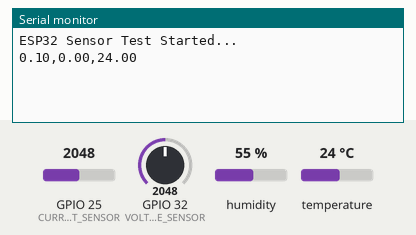
The sketch below on a simulated ESP32. Shown: the last lines printed to the serial monitor. Inputs (shaded band) come from the test bench; at power-on: temperature 24 °C, GPIO 25 (CURRENT_SENSOR) = 2048, GPIO 32 (VOLTAGE_SENSOR) = 2048, humidity 55 % (analog values on the 0–4095 scale).

Above: at 2.2 s.
2.3 s: temperature set to 12 °C
At 3.5 s:
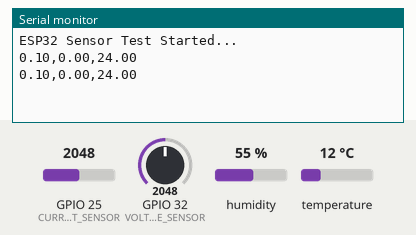
3.8 s: GPIO 25 (CURRENT_SENSOR) set to 2866
At 3.8 s:
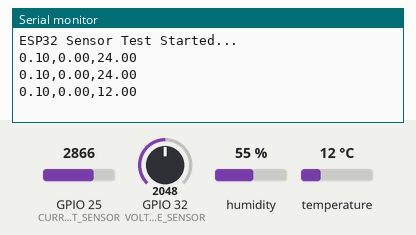
5.3 s: GPIO 32 (VOLTAGE_SENSOR) set to 2866
At 6.6 s:
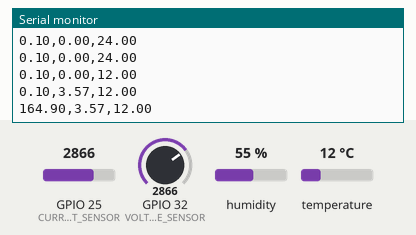
6.8 s: temperature set to 19 °C
At 7.9 s:
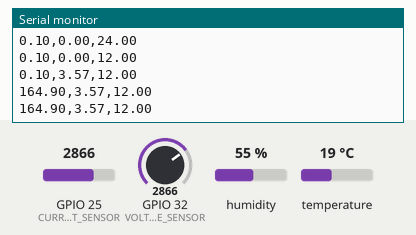
8.3 s: GPIO 25 (CURRENT_SENSOR) set to 3972
At 9.1 s:
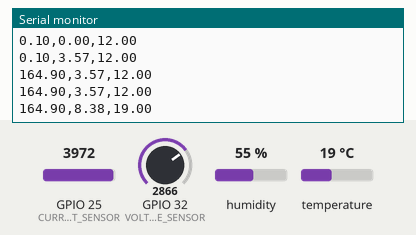
9.8 s: GPIO 32 (VOLTAGE_SENSOR) set to 3972
At 10.7 s:
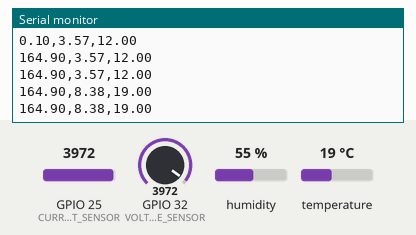
Timing chart, 0 to 12.3 s (numbered marks = the images above; inputs shaded):
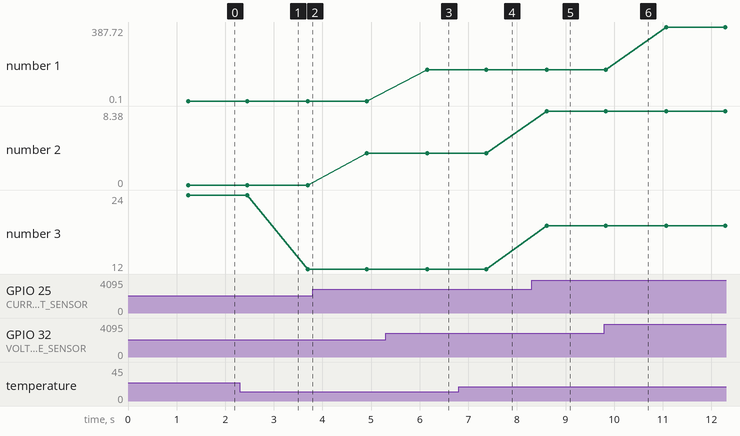

The sketch:

final24.ino
```cpp
#include <DHT.h>
//
// =======================
//  Sensor Pins
// =======================
//
#define VOLTAGE_SENSOR 32   // ZMPT101B
#define CURRENT_SENSOR 25   // ACS712
#define DHT_PIN        23    // DHT11

#define DHTTYPE DHT11
DHT dht(DHT_PIN, DHTTYPE);

//
// =======================
//  Calibration Constants
// =======================
//
const float VOLTAGE_SCALE = 250.0;       // Adjust for ZMPT101B
const float CURRENT_SENSITIVITY = 0.185; // ACS712 5A module
const float ZERO_OFFSET = 1.65;          // Midpoint of ADC (1.65V)

//
// =======================
//  RMS Voltage Function
// =======================
//
float readVoltageRMS(int samples = 300) {
  double sum = 0;
  for (int i = 0; i < samples; i++) {
    int adc = analogRead(VOLTAGE_SENSOR);
    float v = (adc * 3.3 / 4095.0) - ZERO_OFFSET;
    sum += v * v;
    delayMicroseconds(250);
  }
  return sqrt(sum / samples) * VOLTAGE_SCALE;
}

//
// =======================
//  RMS Current Function
// =======================
//
float readCurrentRMS(int samples = 300) {
  double sum = 0;
  for (int i = 0; i < samples; i++) {
    int adc = analogRead(CURRENT_SENSOR);
    float v = (adc * 3.3 / 4095.0) - ZERO_OFFSET;
    sum += v * v;
    delayMicroseconds(250);
  }
  return sqrt(sum / samples) / CURRENT_SENSITIVITY;
}

//
// =======================
//      SETUP
// =======================
//
void setup() {
  Serial.begin(115200);
  analogReadResolution(12);
  dht.begin();
  delay(1000);

  Serial.println("ESP32 Sensor Test Started...");
}

//
// =======================
//      LOOP
// =======================
//
void loop() {

  float voltage = readVoltageRMS();
  float current = readCurrentRMS();

  float temperature = dht.readTemperature();
  if (isnan(temperature)) temperature = 0; // fallback

  // Print in CSV Format
  Serial.print(voltage, 2);
  Serial.print(",");
  Serial.print(current, 2);
  Serial.print(",");
  Serial.println(temperature, 2);

  delay(1000);
}
```

Measured:
- after the input at 5.3 s, the serial monitor: prints a new line after 0.86 s (image 3)
- after the input at 8.3 s, the serial monitor: prints a new line after 0.31 s (image 5)
- plotted number 1: 0.1 → 164.9 after the input at 5.3 s, 164.9 → 387.72 after the input at 9.8 s
- plotted number 2: 0 → 3.57 after the input at 3.8 s, 3.57 → 8.38 after the input at 8.3 s
- plotted number 3: 24 → 12 after the input at 2.3 s
